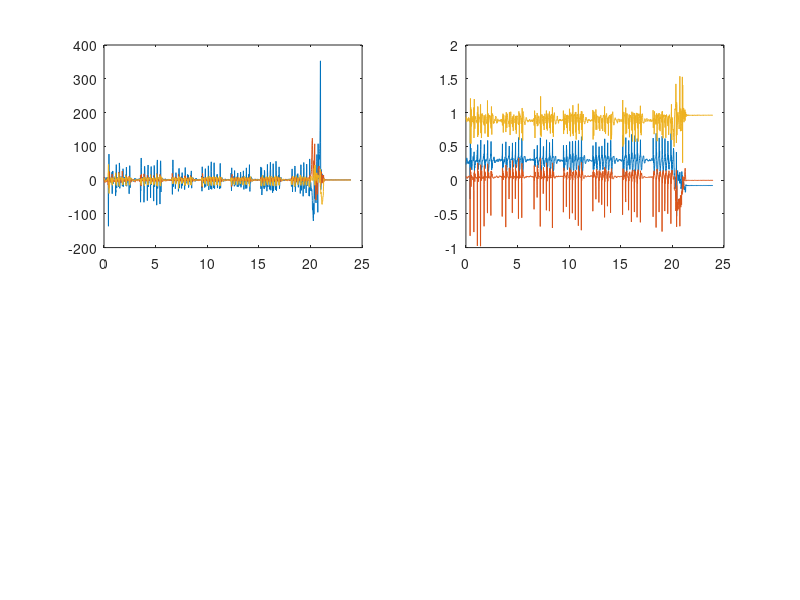

The MATLAB script that drew this image: (Note: this script raises an error after producing the figure.)
fs = 100;  %100hz sample rate
dt = 1/fs;  


imu_raw_data{1} = csvread('raw_imu_tapping.txt');
imu_raw_data{2} = csvread('raw_imu_stationary.txt');
imu_raw_data{3} = csvread('raw_imu_rotation_to_initial_orientation.txt');
%figure; plot(M)


%format data into accelerometer and gyroscope data.
for(i=1:3)
    imu_data{i}.gyro = imu_raw_data{i}(:,4:6);
    imu_data{i}.accel = imu_raw_data{i}(:,1:3);
end

%plot gyro and accel data

for(i=1:3)
    this_imu_data = imu_data{i};
    number_of_samples = size(this_imu_data.gyro,1);
    n = 1:number_of_samples;
    t = n*dt;
    
    figure;
    subplot(2,2,1);
    plot(t,this_imu_data.gyro);
    subplot(2,2,2);
    plot(t,this_imu_data.accel);
    
    [gyro_psd_matrix, f] = matrix_psd(this_imu_data.gyro,[],[],[],fs);
    [accel_psd_matrix, f] = matrix_psd(this_imu_data.accel, [], [], [], fs);
    subplot(2,2,3);
    loglog(f, gyro_psd_matrix);
    subplot(2,2,4);
    loglog(f, accel_psd_matrix);
    

    
    
    
    
    

end
